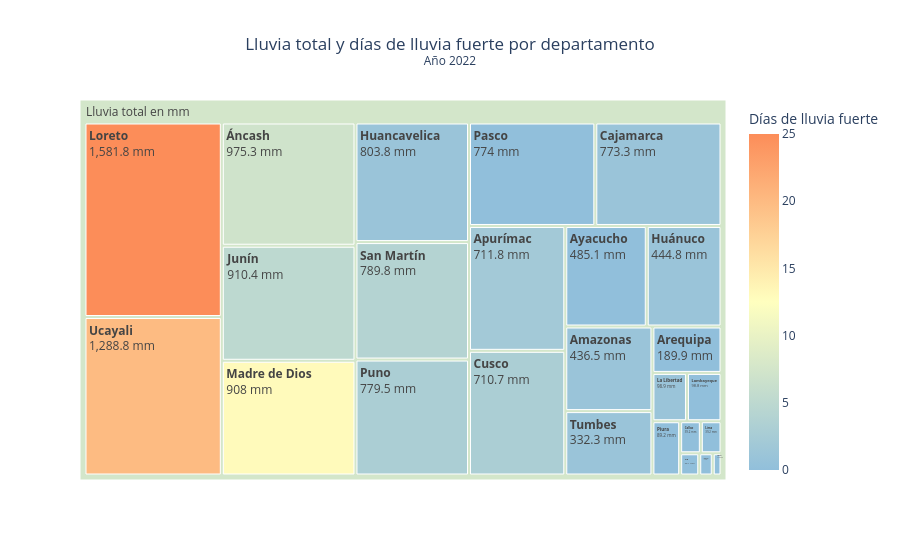

Write notebook code for a chart like this one.
### Code cell
# Gráfico libre - tree map

fig_treemap = px.treemap(data, path=[px.Constant("Lluvia total en mm"), "departamento"],
                 values="lluvia_total_mm",
                 color="dias_lluvia_fuerte",
                 color_continuous_scale=["#91bfdb", "#ffffbf", "#fc8d59"],
                 title="Lluvia total y días de lluvia fuerte por departamento<br><sup>Año 2022</sup>",
                 labels={"lluvia_total_mm": "Lluvia total (mm)",
                         "dias_lluvia_fuerte": "Días de lluvia fuerte"})
fig_treemap.update_layout(title_x=0.5)
fig_treemap.update_traces(
    pathbar_visible=False,
    texttemplate="<b>%{label}</b><br>%{value} mm",
    hovertemplate="<b>%{label}</b><br>Lluvia total: %{value} mm"
                  "<br>Días de lluvia fuerte: %{color}<extra></extra>"
)
fig_treemap.show()

### Figure 1 — Plotly figure (JSON) as saved in the notebook; plotly's stock layout.template omitted (floating-point values rounded to 4 significant figures)
{"data": [{"branchvalues": "total", "customdata": [[1.0], [7.0], [2.0], [0.0], [0.0], [1.0], [0.0], [3.0], [1.0], [1.0], [0.0], [5.0], [1.0], [0.0], [0.0], [25.0], [13.0], [0.0], [0.0], [0.0], [3.0], [4.0], [0.0], [1.0], [20.0], [7.544]], "domain": {"x": [0, 1], "y": [0, 1]}, "hovertemplate": "<b>%{label}</b><br>Lluvia total: %{value} mm<br>Días de lluvia fuerte: %{color}<extra></extra>", "ids": ["Lluvia total en mm/Amazonas", "Lluvia total en mm/Áncash", "Lluvia total en mm/Apurímac", "Lluvia total en mm/Arequipa", "Lluvia total en mm/Ayacucho", "Lluvia total en mm/Cajamarca", "Lluvia total en mm/Callao", "Lluvia total en mm/Cusco", "Lluvia total en mm/Huancavelica", "Lluvia total en mm/Huánuco", "Lluvia total en mm/Ica", "Lluvia total en mm/Junín", "Lluvia total en mm/La Libertad", "Lluvia total en mm/Lambayeque", "Lluvia total en mm/Lima", "Lluvia total en mm/Loreto", "Lluvia total en mm/Madre de Dios", "Lluvia total en mm/Moquegua", "Lluvia total en mm/Pasco", "Lluvia total en mm/Piura", "Lluvia total en mm/Puno", "Lluvia total en mm/San Martín", "Lluvia total en mm/Tacna", "Lluvia total en mm/Tumbes", "Lluvia total en mm/Ucayali", "Lluvia total en mm"], "labels": ["Amazonas", "Áncash", "Apurímac", "Arequipa", "Ayacucho", "Cajamarca", "Callao", "Cusco", "Huancavelica", "Huánuco", "Ica", "Junín", "La Libertad", "Lambayeque", "Lima", "Loreto", "Madre de Dios", "Moquegua", "Pasco", "Piura", "Puno", "San Martín", "Tacna", "Tumbes", "Ucayali", "Lluvia total en mm"], "marker": {"coloraxis": "coloraxis", "colors": [1.0, 7.0, 2.0, 0.0, 0.0, 1.0, 0.0, 3.0, 1.0, 1.0, 0.0, 5.0, 1.0, 0.0, 0.0, 25.0, 13.0, 0.0, 0.0, 0.0, 3.0, 4.0, 0.0, 1.0, 20.0, 7.544]}, "name": "", "parents": ["Lluvia total en mm", "Lluvia total en mm", "Lluvia total en mm", "Lluvia total en mm", "Lluvia total en mm", "Lluvia total en mm", "Lluvia total en mm", "Lluvia total en mm", "Lluvia total en mm", "Lluvia total en mm", "Lluvia total en mm", "Lluvia total en mm", "Lluvia total en mm", "Lluvia total en mm", "Lluvia total en mm", "Lluvia total en mm", "Lluvia total en mm", "Lluvia total en mm", "Lluvia total en mm", "Lluvia total en mm", "Lluvia total en mm", "Lluvia total en mm", "Lluvia total en mm", "Lluvia total en mm", "Lluvia total en mm", ""], "pathbar": {"visible": false}, "texttemplate": "<b>%{label}</b><br>%{value} mm", "type": "treemap", "values": [436.5, 975.3, 711.8, 189.9, 485.1, 773.3, 39.2, 710.7, 803.8, 444.8, 25.1, 910.4, 98.9, 98.8, 39.2, 1582.0, 908.0, 17.8, 774.0, 89.2, 779.5, 789.8, 11.5, 332.3, 1289.0, 13320.0]}], "layout": {"coloraxis": {"colorbar": {"title": {"text": "Días de lluvia fuerte"}}, "colorscale": [[0, "#91bfdb"], [0.5, "#ffffbf"], [1, "#fc8d59"]]}, "legend": {"tracegroupgap": 0}, "title": {"text": "Lluvia total y días de lluvia fuerte por departamento<br><sup>Año 2022</sup>", "x": 0.5}}}
